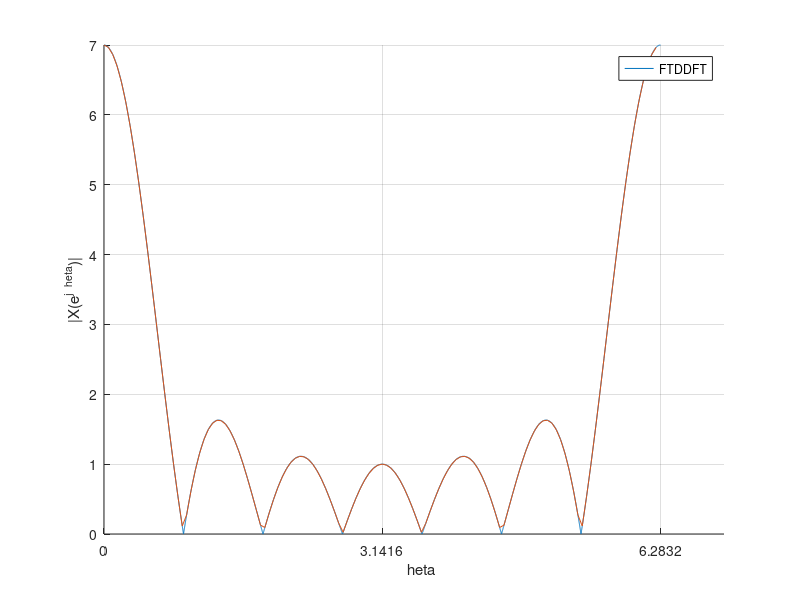

Write the MATLAB code that produced this figure.
theta = 0:0.001:2*pi;

function value = FTD(theta) 
    value = abs(sin(7/2 * theta) / sin(theta / 2));
end

function value = x_func(n) 
    value = 0;
    if n >= -3 && n <= 3 
        value = 1;
    end
       
end

F = arrayfun(@FTD, theta);
N = 128

n = -3:N-3
x = arrayfun(@x_func, n);

y = abs(fft(x, N))
k = 0:N-1



hold on

xticks([-pi, 0, pi, 2 * pi])
xlabel("\theta") % I like how latex just works in matlab unlike in matplotlib
% xlim([-pi, pi]) % this does not work like i thought it would
ylabel("|X(e^{j\theta})|")

plot(theta, F);
plot(2 * pi * k / N, y);

legend(["FTD", "DFT"])

grid on 
hold off
